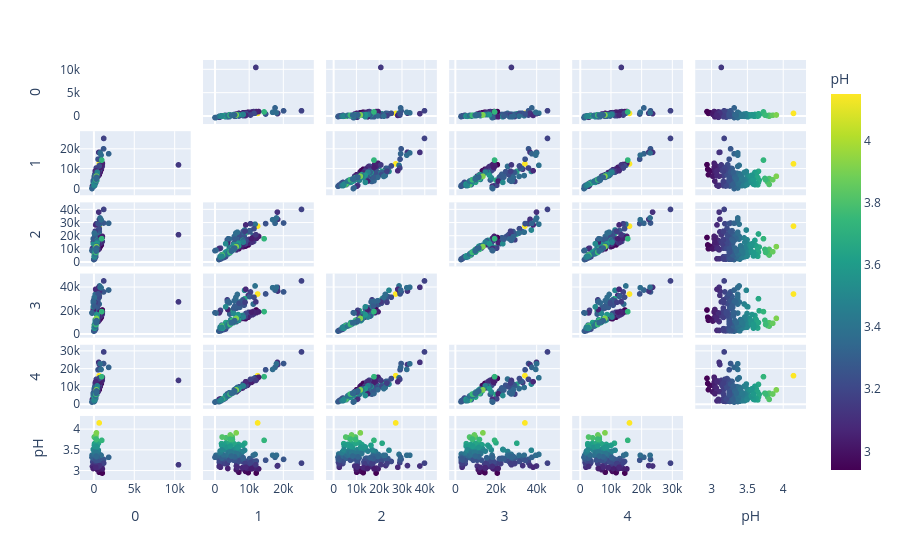

Notebook cell for this chart:
### Code cell
labels = {str(i): f"PC {i+1}" for i in range(5)}
labels['color'] = 'pH'

fig = px.scatter_matrix(ss_f.rm_featureagg[:,:5], labels=labels, color=ss_f.ph)
fig.update_traces(diagonal_visible=False)
fig.update_coloraxes(colorscale='Viridis')

### Figure 1 — Plotly figure (JSON) as saved in the notebook; plotly's stock layout.template omitted (floating-point values rounded to 4 significant figures; data arrays with more than 128 entries replaced by an {"elided": "..."} marker saying what was removed)
{"data": [{"diagonal": {"visible": false}, "dimensions": [{"axis": {"matches": true}, "label": "0", "values": {"elided": "173 float values"}}, {"axis": {"matches": true}, "label": "1", "values": {"elided": "173 float values"}}, {"axis": {"matches": true}, "label": "2", "values": {"elided": "173 float values"}}, {"axis": {"matches": true}, "label": "3", "values": {"elided": "173 float values"}}, {"axis": {"matches": true}, "label": "4", "values": {"elided": "173 float values"}}, {"axis": {"matches": true}, "label": "pH", "values": {"elided": "173 float values"}}], "hovertemplate": "%{xaxis.title.text}=%{x}<br>%{yaxis.title.text}=%{y}<br>pH=%{marker.color}<extra></extra>", "legendgroup": "", "marker": {"color": {"elided": "173 float values"}, "coloraxis": "coloraxis", "symbol": "circle"}, "name": "", "showlegend": false, "type": "splom"}], "layout": {"coloraxis": {"colorbar": {"title": {"text": "pH"}}, "colorscale": [[0, "#440154"], [0.1111, "#482878"], [0.2222, "#3e4989"], [0.3333, "#31688e"], [0.4444, "#26828e"], [0.5556, "#1f9e89"], [0.6667, "#35b779"], [0.7778, "#6ece58"], [0.8889, "#b5de2b"], [1, "#fde725"]]}, "dragmode": "select", "legend": {"tracegroupgap": 0}, "margin": {"t": 60}}}
